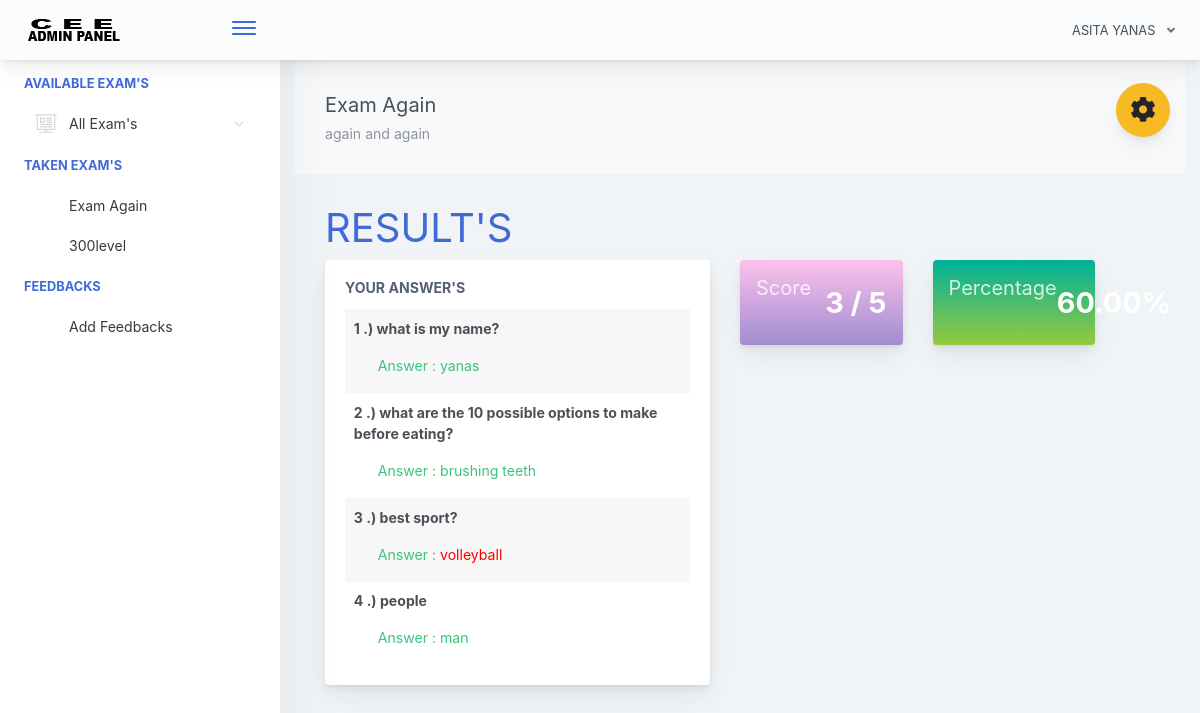
Page /home.php?page=result&id=13 (signed in) on the committed database.
### tables this page shows
CREATE TABLE `examinee_tbl` (
  `exmne_id` int(11) NOT NULL,
  `exmne_fullname` varchar(1000) NOT NULL,
  `exmne_course` varchar(1000) NOT NULL,
  `exmne_gender` varchar(1000) NOT NULL,
  `exmne_birthdate` varchar(1000) NOT NULL,
  `exmne_year_level` varchar(1000) NOT NULL,
  `exmne_email` varchar(1000) NOT NULL,
  `exmne_password` varchar(1000) NOT NULL,
  `exmne_status` varchar(1000) NOT NULL DEFAULT 'active'
);

CREATE TABLE `exam_tbl` (
  `ex_id` int(11) NOT NULL,
  `cou_id` int(11) NOT NULL,
  `ex_title` varchar(1000) NOT NULL,
  `ex_time_limit` varchar(1000) NOT NULL,
  `ex_questlimit_display` int(11) NOT NULL,
  `ex_description` varchar(1000) NOT NULL,
  `ex_created` timestamp NOT NULL DEFAULT current_timestamp() ON UPDATE current_timestamp()
);

CREATE TABLE `exam_question_tbl` (
  `eqt_id` int(11) NOT NULL,
  `exam_id` int(11) NOT NULL,
  `exam_question` varchar(1000) NOT NULL,
  `exam_ch1` varchar(1000) NOT NULL,
  `exam_ch2` varchar(1000) NOT NULL,
  `exam_ch3` varchar(1000) NOT NULL,
  `exam_ch4` varchar(1000) NOT NULL,
  `exam_answer` varchar(1000) NOT NULL,
  `exam_status` varchar(1000) NOT NULL DEFAULT 'active'
);

CREATE TABLE `exam_answers` (
  `exans_id` int(11) NOT NULL,
  `axmne_id` int(11) NOT NULL,
  `exam_id` int(11) NOT NULL,
  `quest_id` int(11) NOT NULL,
  `exans_answer` varchar(1000) NOT NULL,
  `exans_status` varchar(1000) NOT NULL DEFAULT 'new',
  `exans_created` timestamp NOT NULL DEFAULT current_timestamp() ON UPDATE current_timestamp()
);

### query/selectData.php (called while the page is built, shortened)
<?php
$exmneId = $_SESSION['examineeSession']['exmne_id'];
$selExmneeData = $conn->query("SELECT * FROM examinee_tbl WHERE exmne_id='$exmneId' ")->fetch(PDO::FETCH_ASSOC);
 ?>

### pages/result.php (the view, shortened to what this page needs)
 <?php
    $examId = $_GET['id'];
    $selExam = $conn->query("SELECT * FROM exam_tbl WHERE ex_id='$examId' ")->fetch(PDO::FETCH_ASSOC);
 ?>
<div class="app-main__outer">
<div class="app-main__inner">
    <div id="refreshData">
    <div class="col-md-12">
        <div class="app-page-title">
            <div class="page-title-wrapper">
                <div class="page-title-heading">
                    <div>
                        <?php echo $selExam['ex_title']; ?>
                          <div class="page-title-subheading">
                            <?php echo $selExam['ex_description']; ?>
                          </div>
                    </div>
                </div>
            </div>
        </div>
        <div class="row col-md-12">
        	<h1 class="text-primary">RESULT'S</h1>
        </div>
        <div class="row col-md-6 float-left">
        	<div class="main-card mb-3 card">
                <div class="card-body">
                	<h5 class="card-title">Your Answer's</h5>
        			<table class="align-middle mb-0 table table-borderless table-striped table-hover" id="tableList">
                    <?php
                    	$selQuest = $conn->query("SELECT * FROM exam_question_tbl eqt INNER JOIN exam_answers ea ON eqt.eqt_id = ea.quest_id WHERE eqt.exam_id='$examId' AND ea.axmne_id='$exmneId' AND ea.exans_status='new' ");
                    	$i = 1;
                    	while ($selQuestRow = $selQuest->fetch(PDO::FETCH_ASSOC)) { ?>
                    		<tr>
                    			<td>
                    				<b><p><?php echo $i++; ?> .) <?php echo $selQuestRow['exam_question']; ?></p></b>
                    				<label class="pl-4 text-success">
                    					Answer :
                    					<?php
                    						if($selQuestRow['exam_answer'] != $selQuestRow['exans_answer'])
                    						{ ?>
                    							<span style="color:red"><?php echo $selQuestRow['exans_answer']; ?></span>
                    						<?PHP }
                    						else
                    						{ ?>
                    							<span class="text-success"><?php echo $selQuestRow['exans_answer']; ?></span>
                    						<?php }
                    					 ?>
                    				</label>
                    			</td>
                    		</tr>
                    	<?php }
                     ?>
	                 </table>
                </div>
            </div>
        </div>
        <div class="col-md-6 float-left">
        	<div class="col-md-6 float-left">
        	<div class="card mb-3 widget-content bg-night-fade">
                <div class="widget-content-wrapper text-white">
                    <div class="widget-content-left">
                        <div class="widget-heading"><h5>Score</h5></div>
                        <div class="widget-subheading" style="color: transparent;">/</div>
                    </div>
                    <div class="widget-content-right">
                        <div class="widget-numbers text-white">
                            <?php
                                $selScore = $conn->query("SELECT * FROM exam_question_tbl eqt INNER JOIN exam_answers ea ON eqt.eqt_id = ea.quest_id AND eqt.exam_answer = ea.exans_answer  WHERE ea.axmne_id='$exmneId' AND ea.exam_id='$examId' AND ea.exans_status='new' ");
                            ?>
                            <span>
                                <?php echo $selScore->rowCount(); ?>
                                <?php
                                    $over  = $selExam['ex_questlimit_display'];
                                 ?>
                            </span> / <?php echo $over; ?>
                        </div>
                    </div>
                </div>
            </div>
        	</div>
            <div class="col-md-6 float-left">
            <div class="card mb-3 widget-content bg-happy-green">
                <div class="widget-content-wrapper text-white">
                    <div class="widget-content-left">
                        <div class="widget-heading"><h5>Percentage</h5></div>
                        <div class="widget-subheading" style="color: transparent;">/</div>
                        </div>
                        <div class="widget-content-right">
                        <div class="widget-numbers text-white">
                            <?php
                                $selScore = $conn->query("SELECT * FROM exam_question_tbl eqt INNER JOIN exam_answers ea ON eqt.eqt_id = ea.quest_id AND eqt.exam_answer = ea.exans_answer  WHERE ea.axmne_id='$exmneId' AND ea.exam_id='$examId' AND ea.exans_status='new' ");
                            ?>
                            <span>
                                <?php
                                    $score = $selScore->rowCount();
                                    $ans = $score / $over * 100;
                                    echo number_format($ans,2);
                                 ?>
                            </span>
                        </div>
                    </div>
                </div>
            </div>
            </div>
        </div>
    </div>
    </div>
</div>

### includes/header.php (shortened to what this page needs)
<?php
  include("conn.php");
  include("query/selectData.php");
 ?>
<!doctype html>
<html lang="en">
<head>
    <link href="./main.css" rel="stylesheet">
    <link href="css/sweetalert.css" rel="stylesheet">
</head>
<body id="body">
    <div class="app-container app-theme-white body-tabs-shadow fixed-sidebar fixed-header">
        <div class="app-header header-shadow">
            <div class="app-header__logo">
                <a href="home.php"><div class="logo-src"></div></a>
                <div class="header__pane ml-auto">
                    <div>
                        <button type="button" class="hamburger close-sidebar-btn hamburger--elastic" data-class="closed-sidebar">
                            <span class="hamburger-box">
                                <span class="hamburger-inner"></span>
                            </span>
                        </button>
                    </div>
                </div>
            </div>
                <div class="app-header__content">
                <div class="app-header-right">
                    <div class="header-btn-lg pr-0">
                        <div class="widget-content p-0">
                            <div class="widget-content-wrapper">
                                <div class="widget-content-left">
                                    <div class="btn-group">
                                        <a data-toggle="dropdown" aria-haspopup="true" aria-expanded="false" class="p-0 btn">
                                            <?php
                                                echo strtoupper($selExmneeData['exmne_fullname']);
                                             ?>
                                            <i class="fa fa-angle-down ml-2 opacity-8"></i>
                                        </a>
                                    </div>
                                </div>
                            </div>
                        </div>
                    </div>        </div>
            </div>
        </div>

### includes/ui-theme.php (shortened to what this page needs)
<div class="ui-theme-settings">
            <button type="button" id="TooltipDemo" class="btn-open-options btn btn-warning" style="top:110px !important;">
                <i class="fa fa-cog fa-w-16 fa-spin fa-2x"></i>
            </button>
        </div>

### home.php (shortened to what this page needs)
<?php include("includes/header.php"); ?>
<?php include("includes/ui-theme.php"); ?>
<div class="app-main">
<?php include("includes/sidebar.php"); ?>
<?php
   @$page = $_GET['page'];
   if($page != '')
   {
     if($page == "exam")
     {
       include("pages/exam.php");
     }
     else if($page == "result")
     {
       include("pages/result.php");
     }
     else if($page == "myscores")
     {
       include("pages/myscores.php");
     }
   }
   else
   {
     include("pages/home.php");
   }
 ?>
<?php include("includes/footer.php"); ?>

### includes/sidebar.php (shortened to what this page needs)
<div class="app-sidebar sidebar-shadow">
        <div class="scrollbar-sidebar">
        <div class="app-sidebar__inner">
            <ul class="vertical-nav-menu">
                <li class="app-sidebar__heading">AVAILABLE EXAM'S</li>
                <li>
                <a href="#">
                     <i class="metismenu-icon pe-7s-display2"></i>
                     All Exam's
                    <i class="metismenu-state-icon pe-7s-angle-down caret-left"></i>
                </a>
                </li>
                 <li class="app-sidebar__heading">TAKEN EXAM'S</li>
                <li>
                  <?php
                    $selTakenExam = $conn->query("SELECT * FROM exam_tbl et INNER JOIN exam_attempt ea ON et.ex_id = ea.exam_id WHERE exmne_id='$exmneId' ORDER BY ea.examat_id  ");
                    if($selTakenExam->rowCount() > 0)
                    {
                        while ($selTakenExamRow = $selTakenExam->fetch(PDO::FETCH_ASSOC)) { ?>
                            <a href="home.php?page=result&id=<?php echo $selTakenExamRow['ex_id']; ?>" >
                                <?php echo $selTakenExamRow['ex_title']; ?>
                            </a>
                        <?php }
                    }
                    else
                    { ?>
                        <a href="#" class="pl-3">You are not taking exam yet</a>
                    <?php }
                   ?>
                </li>
                <li class="app-sidebar__heading">FEEDBACKS</li>
                <li>
                    <a href="#" data-toggle="modal" data-target="#feedbacksModal" >
                        Add Feedbacks
                    </a>
                </li>
            </ul>
        </div>
    </div>
</div>

### includes/footer.php (shortened to what this page needs)
    </div>
        </div>
    </div>
</body>
</html>

### rows in the picture
examinee_tbl: exmne_fullname "ASITA YANAS"
exam_tbl: ex_title "Exam Again", ex_description "again and again", ex_questlimit_display "5", ex_questlimit_display "60.00"
exam_tbl: ex_title "300level"
exam_question_tbl: exam_question "what is my name?", exam_answers.exans_answer "yanas"
exam_question_tbl: exam_question "what are the 10 possible options to make before eating?", exam_answers.exans_answer "brushing teeth"
exam_question_tbl: exam_question "best sport?", exam_answers.exans_answer "volleyball"
exam_question_tbl: exam_question "people", exam_answers.exans_answer "man"

### other values in the picture
$selScore->rowCount() "3"
